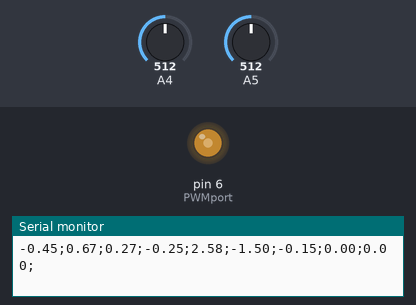
Recording of a sketch running on a simulated Arduino Uno, built with avr-gcc and run on an emulated ATmega328P. Shown: output pins drawn as LEDs (lit = HIGH), the last lines printed to the serial monitor. The inputs (shaded band) are chosen by the test bench; at power-on: A5 = 512, A4 = 512.

Above: at 1.27 s.
1.3 s: A5 set to 716
At 1.49 s:
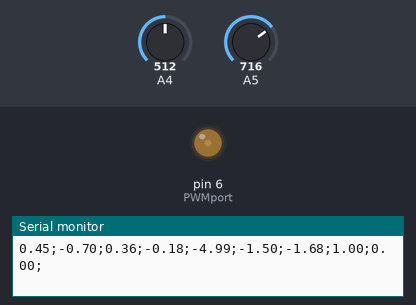
4.3 s: A5 set to 900
At 4.48 s:
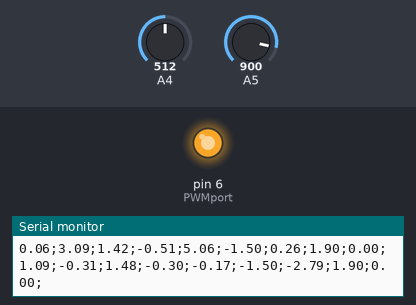
7.3 s: A4 set to 503
At 8.93 s:
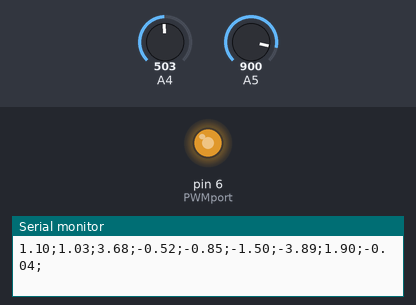
Timing chart, 0 to 16.3 s (numbered marks = the images above; inputs shaded):
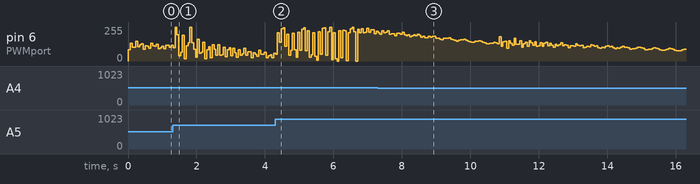

The sketch:

observador_pert_sin_ct_imag.ino
```cpp
int PWMport=6; //PWM
int v1value=0; // TO store voltage 1
int v2value=0; // To store voltage 2
double v1=0;
double v2=0;
float ref=-1.5; //Canviat en -0.5 V
float u=0;
int cont=0;
int h=50; //Sampling rate
float Nx[2]={1,0};// Fill the gap
float Nu=0 ;// Fill the gap
double K[2]={0.539753286511977,  -0.651795973236137};
unsigned long timeIn=0;
unsigned long timeOut=0;
char intoutputbytes[12]; char floatoutputbytes[12];
int width=7; int precision=3;

//Estat de l'observador
#define SIZE 5
double estat[SIZE]={0, 0, 0, 0, 0};
//Per guardar la variable en aquest mateix instant, sino es modifica i no calcula be x2
double estat_bef[SIZE]={0, 0, 0, 0, 0};
double gam[SIZE]={0.708615362812500, -1.190475, 0, 0, 0};
double phi[SIZE][SIZE]={
{1,  -1.190475, 0.708615362812500, 0.708615362812500,   0},
{0,  1,       -1.190475,         -1.190475,           0},
{0,  0,       1,                 0,                   0},
{0,  0,       0,                 0.728968627421409,   0.045395439869917},
{0,  0,       0,                 -10.322727163304254, 0.728968627421409}};

//L de const i sinus (pols en S -10+-20i i pols en Z 0.4, 0.4, 0.9)
double L[SIZE] = {
  2.102517426797904,
  -1.087400793428887,
   0.033386633679888,
  -0.084004695380974,
  -4.935554077256858};
//auxiliar variable
char i = 0;

void setup()
{
pinMode(PWMport,OUTPUT); //inputs
pinMode(A5, INPUT);
pinMode(A4, INPUT);
Serial.begin(115200);
while(!Serial){}
Serial.println("X1_sin_ct; X2_sin_ct;X3_sin_ct; X4_sin_ct;X5_sin_ct;Ref_sin_ct;U_sin_ct;V1_sin_ct;V2_sin_ct");
Serial.println("Volt [V];Volt [V];Volt [V];Volt [V];Volt [V];Volt [V];Volt [V];Volt [V];Volt [V];");
}


void loop()
{
Serial.print(estat[0]);
Serial.print(";");
Serial.print(estat[1]);
Serial.print(";");
Serial.print(estat[2]);
Serial.print(";");
Serial.print(estat[3]);
Serial.print(";");
Serial.print(estat[4]);
Serial.print(";");
cont=cont+1;
if (cont==200) {
  ref=0.5; //Canviat en -0.5 V
}else if (cont==400){
  ref=-1.5; //Canviat en -0.5 V
  cont=0;
}

//YOUR CONTROL ALGORITHM SHOULD BE HERE
v1value=analogRead(A5); // 0 a 1024
v2value=analogRead(A4);
v1=v1value*5./1023; // 0 a 5
v1=v1-2.5; //-2.5 a 2.5
v2=v2value*5./1023;
v2=v2-2.5;

u=K[0]*(Nx[0]*ref-estat[0]) + K[1]*(Nx[1]*ref-estat[1]) - estat[2]  - estat[3];
u=u+Nu*ref;

//Actualitzacio estats
i=0;
while(i<SIZE){
  estat_bef[i]=estat[i];
  i++;
}

estat[0]=gam[0]*u + L[0]*(v1-estat_bef[0]) + estat_bef[0]*phi[0][0] + estat_bef[1]*phi[0][1] + estat_bef[2]*phi[0][2] + estat_bef[3]*phi[0][3];
estat[1]=gam[1]*u + L[1]*(v1-estat_bef[0]) + estat_bef[0]*phi[1][0] + estat_bef[1]*phi[1][1] + estat_bef[2]*phi[1][2] + estat_bef[3]*phi[1][3];
estat[2]=           L[2]*(v1-estat_bef[0])                                                   + estat_bef[2]*phi[2][2];
estat[3]=           L[3]*(v1-estat_bef[0])                                                                            + estat_bef[3]*phi[3][3] + estat_bef[4]*phi[3][4];
estat[4]=           L[4]*(v1-estat_bef[0])                                                                            + estat_bef[3]*phi[4][3] + estat_bef[4]*phi[4][4];

u=u+2.5;

u=u*255./5;
analogWrite(PWMport,u);

Serial.print(ref);
Serial.print(";");
Serial.print(u*5/255-2.5);
Serial.print(";");
Serial.print(v1value*5./1023-2.5);
Serial.print(";");
Serial.print(v2value*5./1023-2.5);
Serial.println(";");

delay(h);
}
```

Measured:
- the behaviour switches between 512 and 511 on A4 (found by bisection; images 2 and 3)
